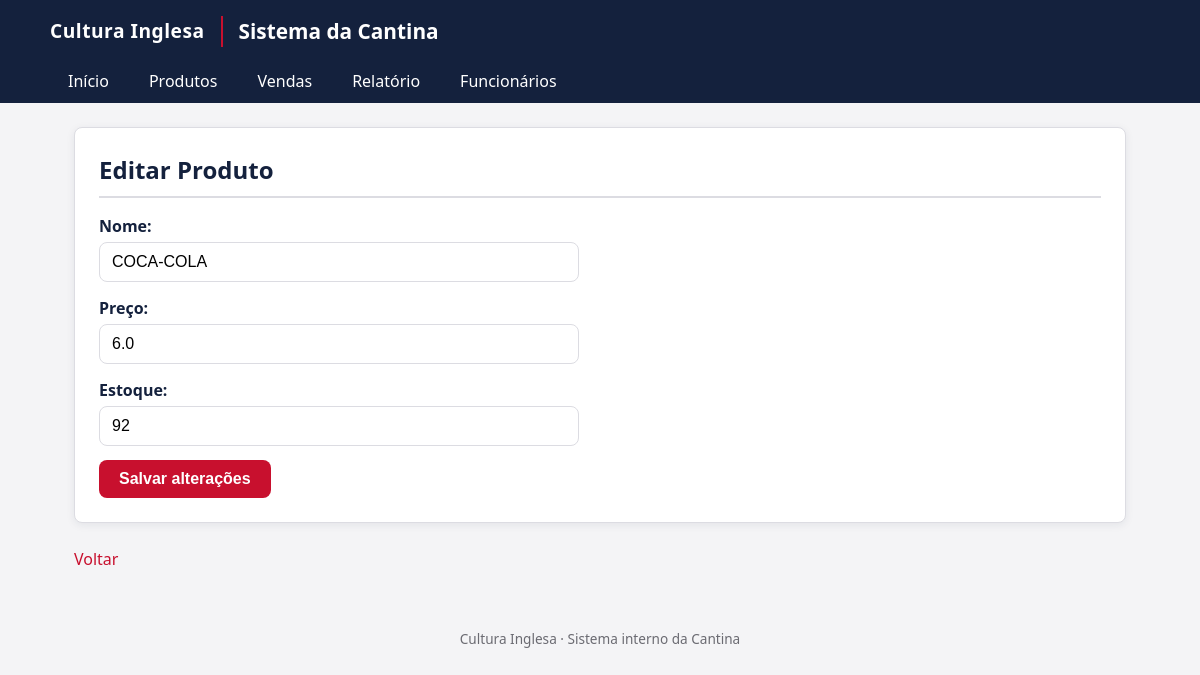
The app's page /editar_produto/2, older data.
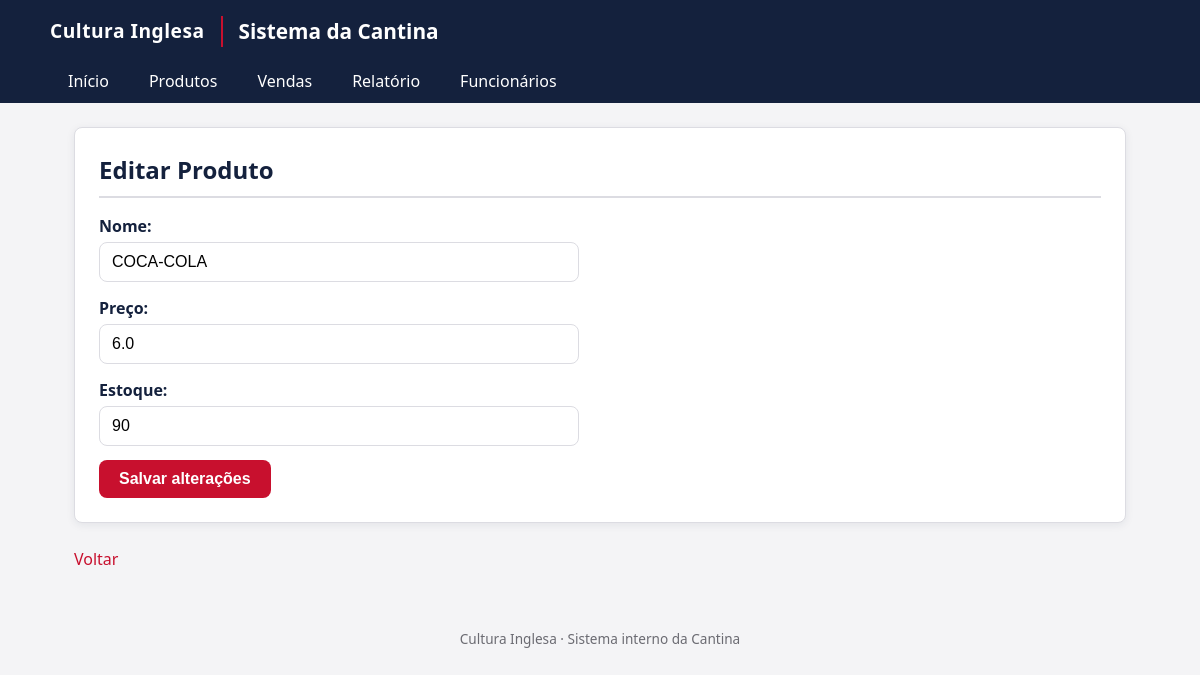
The same page, newer data.
### tables this page shows
CREATE TABLE produtos (
    id INTEGER PRIMARY KEY AUTOINCREMENT,
    nome TEXT NOT NULL,
    preco REAL NOT NULL,
    estoque INTEGER NOT NULL
);

### app.py (the view, shortened to what this page needs)
@app.route('/editar_produto/<int:id>', methods=['GET', 'POST'])
def editar_produto(id):
    conn = conectar()
    cursor = conn.cursor()
    cursor.execute("""
        SELECT * FROM produtos WHERE id = ?
    """, (id,))
    produto = cursor.fetchone()
    conn.close()
    return render_template('editar_produto.html', produto=produto)

### app.py (called while the page is built)
def conectar():
    return sqlite3.connect("cantina2.db")

### templates/editar_produto.html (shortened to what this page needs)
{% extends "base.html" %}
{% block conteudo %}
    <div class="cartao">
        <h2 class="cartao-titulo">Editar Produto</h2>
        <form method="POST">
            <div class="campo">
                <label>Nome:</label>
                <input type="text" name="nome" value="{{ produto[1] }}" required>
            </div>
            <div class="campo">
                <label>Preço:</label>
                <input type="number" step="0.01" min="0.01" name="preco" value="{{ produto[2] }}" required>
            </div>
            <div class="campo">
                <label>Estoque:</label>
                <input type="number" min="0" name="estoque" value="{{ produto[3] }}" required>
            </div>
            <button type="submit">Salvar alterações</button>
        </form>
    </div>
    <div class="links-rodape-pagina">
        <a href="/produtos">Voltar</a>
    </div>
{% endblock %}

Row changes from the older to the newer data that the page shows:
changed produtos "COCA-COLA": estoque "92" → "90"
